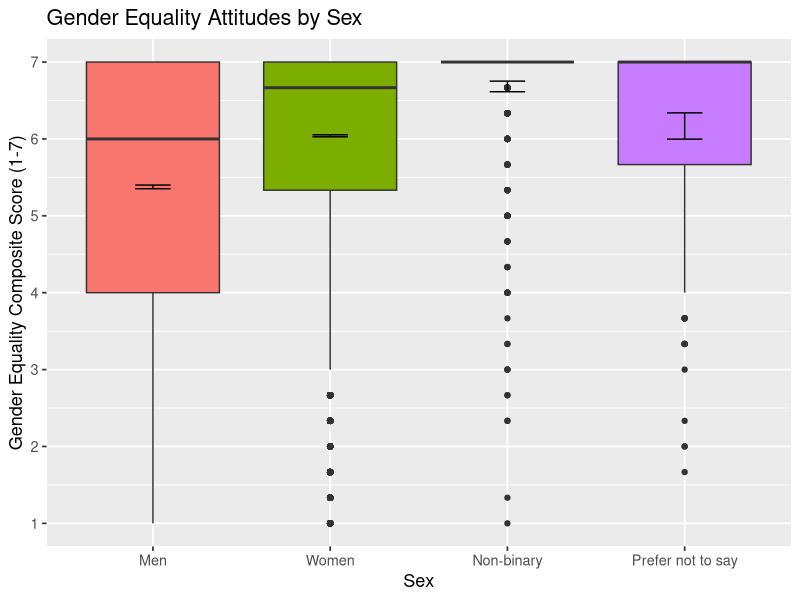
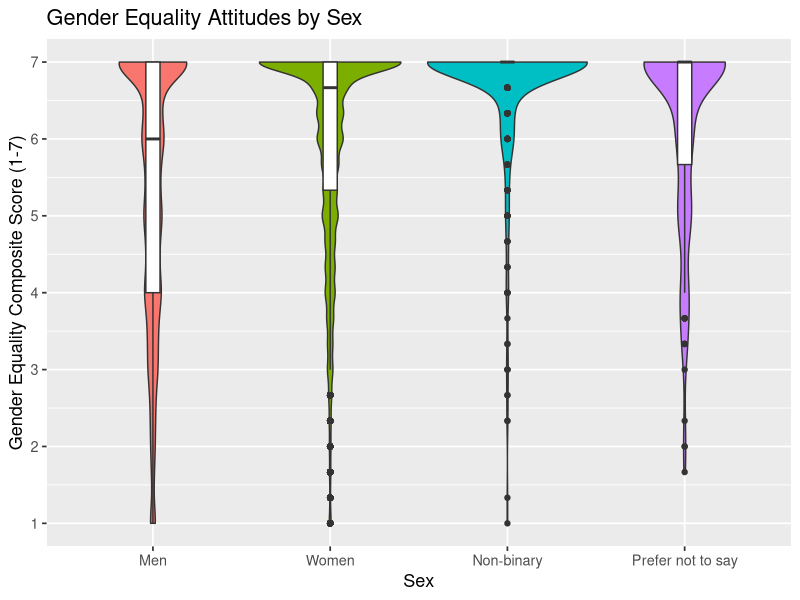
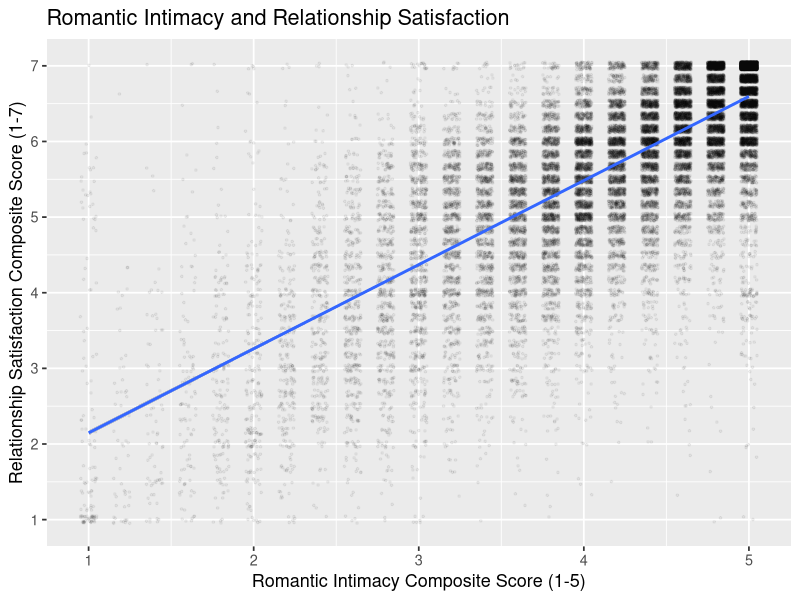
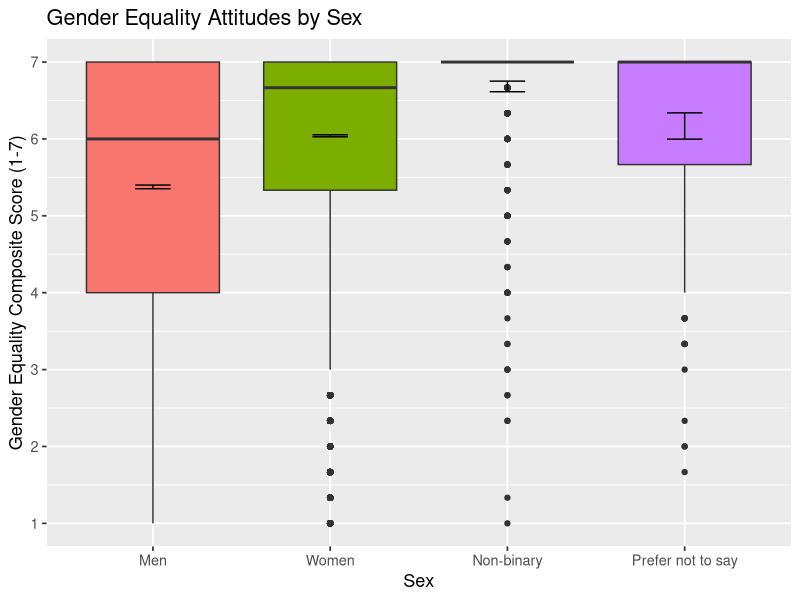
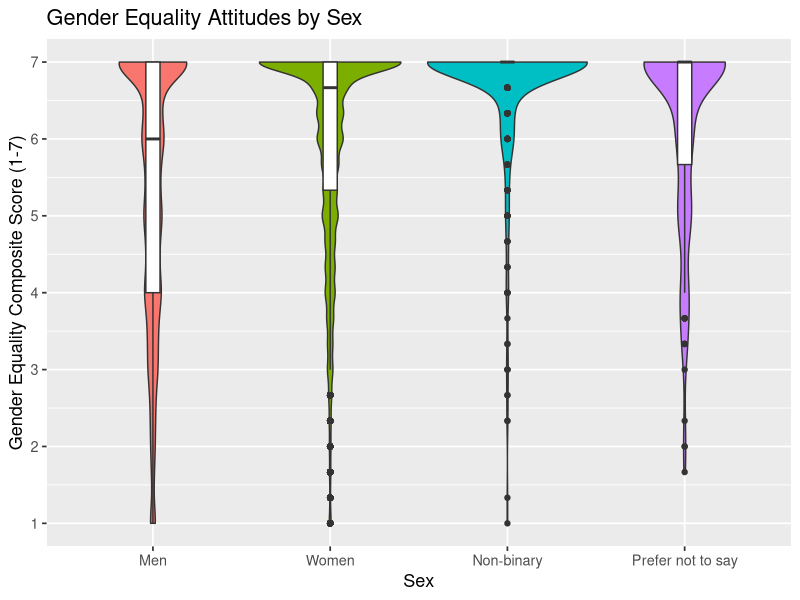
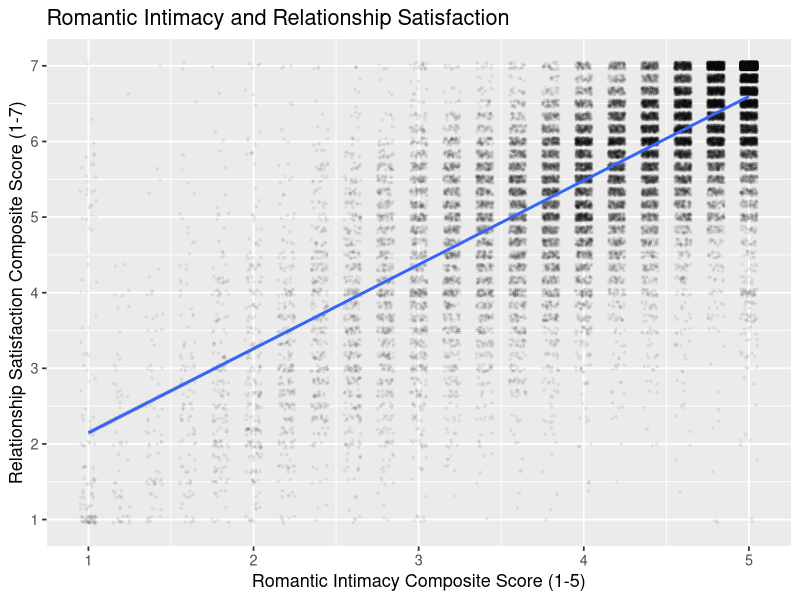

The R source for these figures, in order:
## ---- chunk 1

library(ggplot2)
## ---- chunk 2
#these were the saved csv files from the dataprocessing rmd file.
h1Data <- read.csv("processed-data/H1.csv")
h2Data <- read.csv("processed-data/H2.csv")
## ---- chunk 3
str(h1Data)
str(h2Data)

# H1: Sex is categorical and avgGenderEq is continuous (boxplot, violin plot)
# H2: both variables are continuous -> scatterplot 

h1Data$Sex <- factor(h1Data$Sex,
                     levels = c("Men", "Women", "Non-binary", "Prefer not to say"))
table(h1Data$Sex)
## ---- chunk 4
h1BoxPlot <- ggplot(data = h1Data,
                    aes(x = Sex,
                        y = avgGenderEq,
                        fill = Sex)) +
  geom_boxplot() +
  stat_summary(fun.data = mean_se,
               fun.args = list(mult = 1.96),
               geom = "errorbar",
               width = 0.2) +
  labs(x = "Sex",
       y = "Gender Equality Composite Score (1-7)",
       title = "Gender Equality Attitudes by Sex") +
  scale_y_continuous(limits = c(1, 7), breaks = 1:7) +
  guides(fill = "none") +
  theme_gray(base_size = 13)
h1BoxPlot
## ---- chunk 5
h1ViolinPlot <- ggplot(data = h1Data,
                       aes(x = Sex,
                           y = avgGenderEq,
                           fill = Sex)) +
  geom_violin() +
  geom_boxplot(width = 0.08, fill = "white") +
  labs(x = "Sex",
       y = "Gender Equality Composite Score (1-7)",
       title = "Gender Equality Attitudes by Sex") +
  scale_y_continuous(limits = c(1, 7), breaks = 1:7) +
  guides(fill = "none") +
  theme_gray(base_size = 13)
h1ViolinPlot
## ---- chunk 6
# Scores are averages of a few items, so many people share the same value.
# geom_jitter() spreads the points slightly so overlapping points are visible (i.e., it adds noise.)

h2ScatterPlot <- ggplot(data = h2Data,
                        aes(x = avgLoveIntimacy,
                            y = avgPrqc)) +
  geom_jitter(width = 0.05,
              height = 0.05,
              alpha = 0.05,
              size = 0.6) +
  geom_smooth(method = "lm") +
  labs(x = "Romantic Intimacy Composite Score (1-5)",
       y = "Relationship Satisfaction Composite Score (1-7)",
       title = "Romantic Intimacy and Relationship Satisfaction") +
  scale_x_continuous(breaks = 1:5) +
  scale_y_continuous(breaks = 1:7) +
  theme_gray(base_size = 13)
h2ScatterPlot

# The plot shows an association only; it does not show that intimacy causes satisfaction!
## ---- chunk 7
ggsave("plots/h1BoxPlot.pdf", plot = h1BoxPlot)
ggsave("plots/h1ViolinPlot.pdf", plot = h1ViolinPlot)
ggsave("plots/h2ScatterPlot.pdf", plot = h2ScatterPlot)
